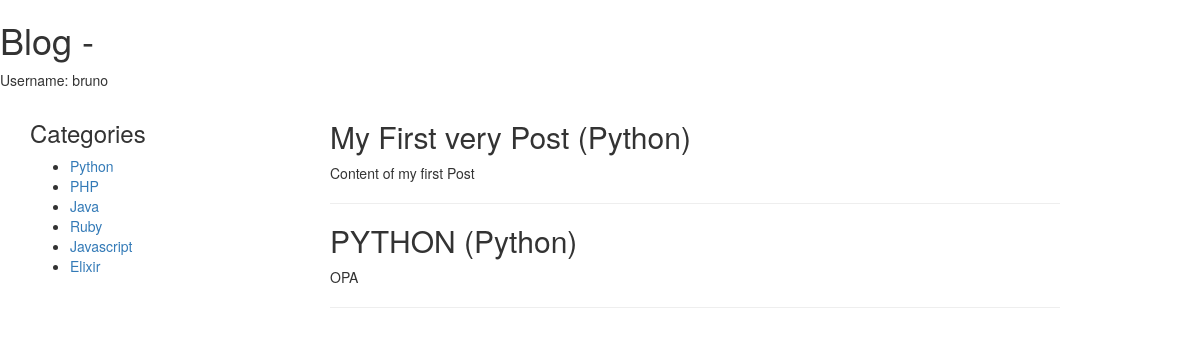
The app's page /blog/category/1 (signed in) with its own data.
### blog/models.py (models this page shows, shortened)
class Category(models.Model):
    name = models.CharField(max_length=255)
    class Meta:
        verbose_name_plural = 'Categories'

class Post(models.Model):
    author = models.ForeignKey(User)
    category = models.ForeignKey(Category)
    name = models.CharField(max_length=255)
    content = models.TextField()
    STATUS_CHOICES = (
        ('Draft', 'Draft'),
        ('Published', 'Published'),
    )
    status = models.CharField(max_length=20, choices=STATUS_CHOICES, default='Draft')
    created_at = models.DateTimeField(auto_now_add=True)

### blog/views.py (the view)
# urls.py: url(r'/category/(?P<category_id>\d+)', views.show_posts_by_category, name='blog.posts_by_category')
def show_posts_by_category(request, category_id):
    all_categories = Category.objects.all()
    category = Category.objects.get(pk=category_id)
    posts = Post.objects.filter(category=category, status='Published')
    context = {
        'posts': posts,
        'categories': all_categories,
        'category': category
    }
    return render(request, 'blog/home.html', context)

### templates/blog/home.html (shortened to what this page needs)
{% extends "blog/layout.html" %}
{% block content %}
<section>
    {% for post in posts %}
    <article>
        <h2>{{ post.name }} ({{ post.category.name }})</h2>
        <p>
            {{post.content}}
        </p>
    </article>
    <hr>
    {% endfor %}
</section>
{% endblock %}

### templates/blog/layout.html (shortened to what this page needs)
<!doctype html>
<html lang="en">
<head>
    <link rel="stylesheet" href="https://maxcdn.bootstrapcdn.com/bootstrap/3.3.6/css/bootstrap.min.css"
>
</head>
<body>
<h1>Blog - {{ name }} </h1>
{% load gravatar %}
{% if request.user.is_authenticated %}
<p>
    Username: {{ request.user }} <img src="{% gravatar_url request.user.email 50 %}">
</p>
{% endif %}
<div class="container">
    <div class="col-md-3">
        <aside class="row">
            <h3>Categories</h3>
            <ul>
                {% for category in categories %}
                <li>
                   <a href="{% url 'blog.posts_by_category' category.pk %}"> {{ category.name }}</a>
                </li>
                {% endfor %}
            </ul>
        </aside>
    </div>
    <div class="col-md-8">
        {% block content %} {% endblock %}
    </div>
</div>
</body>
</html>

### records on screen
Category: name "Python"
Category: name "PHP"
Category: name "Java"
Category: name "Ruby"
Category: name "Javascript"
Category: name "Elixir"
Post: name "My First very Post", category.name "Python", content "Content of my first Post"
Post: name "PYTHON", category.name "Python", content "OPA"

### other values on screen
{{ request.user }} "bruno"
